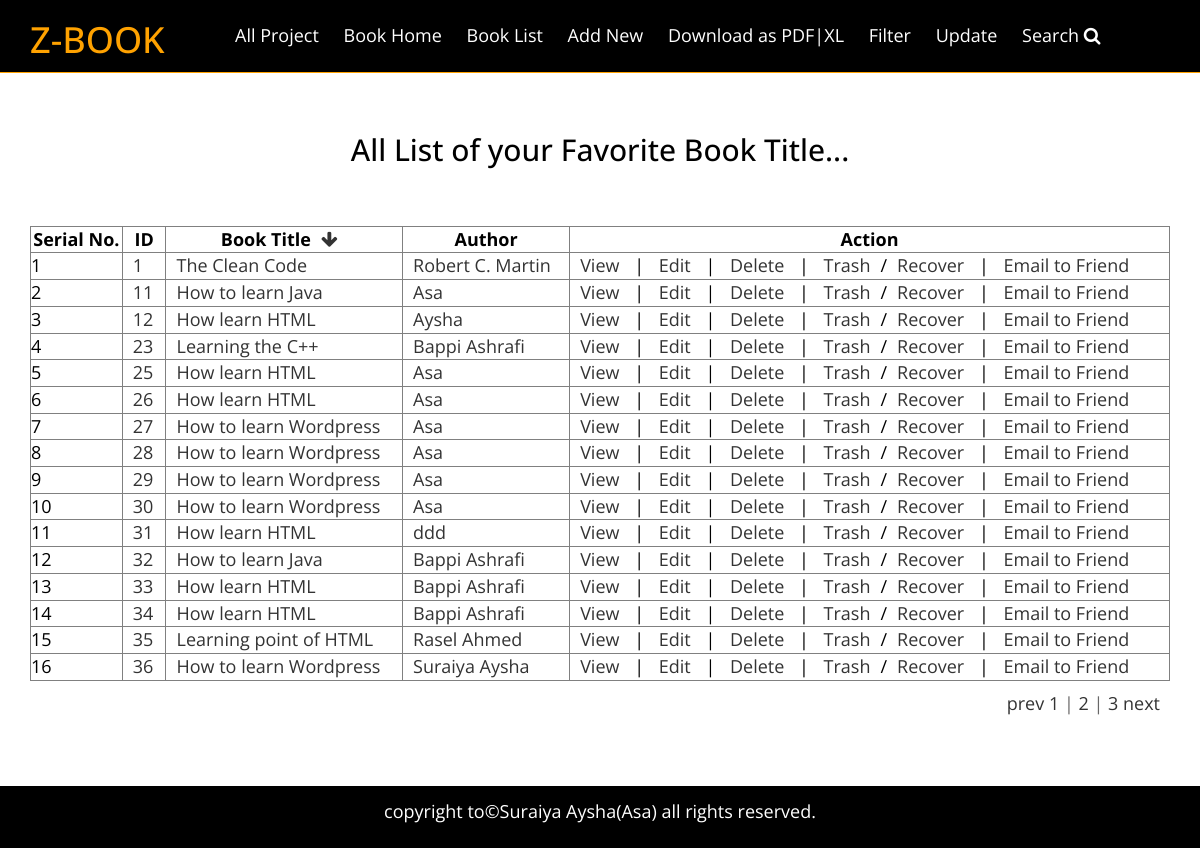
The app's page /views/SEIP118719/Book_Title/index.php with its own data.
### tables this page shows
CREATE TABLE IF NOT EXISTS `tbl_books` (
  `serial_no` int(11) NOT NULL,
`id` int(11) NOT NULL,
  `book_title` varchar(255) NOT NULL,
  `author` varchar(255) NOT NULL
);

### src/Bitm/SEIP118719/Book_Title/Book_Title.php (called while the page is built, shortened)
<?php
class Book_Title {
    public function index(){
        $book_objs = array();
        $query="SELECT * FROM `tbl_books`";
        $result=  mysql_query($query);
        while ($row = mysql_fetch_object($result)) {
            $book_objs[]=$row;
        }
        return $book_objs;
    }
}

### views/SEIP118719/Book_Title/index.php (the view, shortened to what this page needs)
<?php
$book_obj=new Book_Title();
$book_objs = $book_obj->index();
?>
<!DOCTYPE html>
<html>
    <head>
         <link href="../../../resource/css/font-awesome.min.css" rel="stylesheet">
         <link rel="stylesheet" href="../../../resource/css/bootstrap.min.css">
         <link rel="stylesheet" href="../../../resource/style.css">
    </head>
    <body>
        <header class="book_header_area">
            <div class="container">
                <div class="row">
                    <div class="col-md-2">
                        <div class="logo">
                            <a href="#"><h1>Z-BOOK</h1></a>
                        </div>
                    </div>
                    <div class="col-md-10">
                        <div class="book_menu">
                            <nav>
                                <ul>
                                    <li> <a href="../../../index.html">All Project</a></li>
                                    <li> <a href="index.php">Book Home</a></li>
                                    <li> <a href="index.php">Book List</a></li>
                                    <li> <a href="create.php">Add New</a></li>
                                    <li> <a href="">Download as PDF|XL</a></li>
                                    <li> <a href="#">Filter</a></li>
                                    <li> <a href="update.php">Update</a></li>
                                    <li> <a href="">Search <i class="fa fa-search"></i></a></li>
                                 </ul>
                            </nav>
                        </div>
                    </div>
                </div>
            </div>
        </header>
        <section class="list_area">
            <div class="container">
                <div class="row">
                <div class="col-md-12 text-center">
                    <h2>All List of your Favorite Book Title...</h2>
                </div>
                </div>
                <div class="row">
                    <div class="col-md-12">
                        <table border="1">
                            <thead>
                                <tr>
                                    <th>Serial No.</th>
                                    <th>ID</th>
                                    <th>Book Title<a href="#"><i class="fa fa-arrow-down"></i></a></th>
                                    <th>Author</th>
                                    <th>Action</th>
                                </tr>
                            </thead>
                            <tbody>
                                <?php
                                $serial_no=1;
                                foreach($book_objs as $book_obj)
                                {
                                ?>
                                <tr>
                                    <td><?php echo $serial_no;?></td>
                                    <td><a href="#"><?php echo $book_obj->id;?></a></td>
                                    <td><a href="#"><?php echo $book_obj->book_title;?></a></td>
                                    <td><a href="#"><?php echo $book_obj->author;?></a></td>
                                    <td><a href="">View</a> | <a href="edit.php">Edit</a> | <a href="">Delete</a> | <a href="">Trash</a>/<a href="">Recover</a> | <a href="">Email to Friend</a> </td>
                                </tr>
                                <?php
                                $serial_no++;
                                }
                                ?>
                            </tbody>
                        </table>
                    </div>
                    <div class="col-md-12 text-right">
                        <div class="next_prev">
                            <a href="#">prev</a>  <a href="#">1</a> | <a href="#">2</a> | <a href="#">3</a> <a href="#">next</a>
                        </div>
                    </div>
                </div>
            </div>
        </section>
        <footer class="footer_area">
            <div class="container">
                <div class="row">
                    <div class="col-md-12">
                        <div class="copy_right text-center">
                            <p><a href="#">copyright to&copy;Suraiya Aysha(Asa) all rights reserved.</a></p>
                        </div>
                    </div>
                </div>
            </div>
        </footer>
    </body>
</html>

### resource/style.css (style rules this page uses)
html, body { height: 100%; }
body { font-family: 'Open Sans', sans-serif; color: #686767; font-size: 18px; font-weight: 400; }
a,a:hover { text-decoration: none; }
a { -moz-transition:0.3s; -o-transition:0.3s; -webkit-transition:0.3s; transition:0.3s; color: #333; }
ul { list-style: none; padding: 0; margin: 0; }
.footer_area { background-color: #000000; }
.footer_area a { color: #fff; }
.copy_right { padding: 13px 0; }
.book_header_area { background-color:#000000; color:#fff; border-bottom: 1px solid #FFA200; }
.book_header_area h1 { color:#FFA200; }
.book_menu nav ul li { display: inline-block; }
.book_menu nav ul li a { color: #fff; display: block; padding: 23px 10px; }
.list_area { padding: 60px 0; }
.list_area h2 { color: #000000; padding-bottom: 60px; margin: 0px; }
.list_area table { color: #000000; height: 100%; width: 100%; }
.list_area .row .col-md-12 table th { text-align: center; }
.list_area .row .col-md-12 table a, .next_prev { padding: 10px; }

### records on screen
tbl_books: id "1", book_title "The Clean Code", author "Robert C. Martin"
tbl_books: id "11", book_title "How to learn Java", author "Asa"
tbl_books: id "12", book_title "How learn HTML", author "Aysha"
tbl_books: id "23", book_title "Learning the C++", author "Bappi Ashrafi"
tbl_books: id "25", book_title "How learn HTML", author "Asa"
tbl_books: id "26", book_title "How learn HTML", author "Asa"
tbl_books: id "27", book_title "How to learn Wordpress", author "Asa"
tbl_books: id "28", book_title "How to learn Wordpress", author "Asa"
tbl_books: id "29", book_title "How to learn Wordpress", author "Asa"
tbl_books: id "30", book_title "How to learn Wordpress", author "Asa"
tbl_books: id "31", book_title "How learn HTML", author "ddd"
tbl_books: id "32", book_title "How to learn Java", author "Bappi Ashrafi"
tbl_books: id "33", book_title "How learn HTML", author "Bappi Ashrafi"
tbl_books: id "34", book_title "How learn HTML", author "Bappi Ashrafi"
tbl_books: id "35", book_title "Learning point of HTML", author "Rasel Ahmed"
tbl_books: id "36", book_title "How to learn Wordpress", author "Suraiya Aysha"
